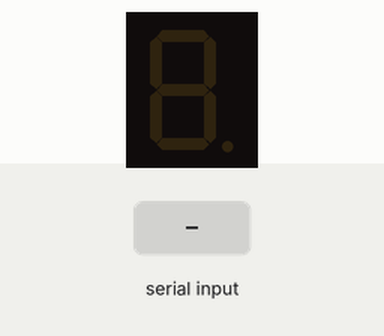
Simulated run of this sketch. Board: Arduino Uno, built with avr-gcc and run on an emulated ATmega328P. Parts: 1-digit seven-segment display. Wiring (inferred from the names in the program): 1-digit 7-segment display, segments lit when HIGH: segments pin 7, pin 8, pin 9, pin 10, pin 11, pin 12, pin 13. The test bench sets the inputs (shaded band). The segment pins are drawn as the display they are named for.

Above: at 1.2 s.
1.3 s: "a" received over Serial
At 2.4 s:
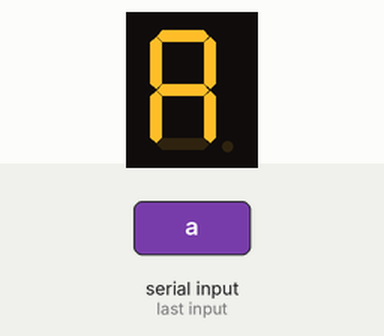
2.8 s: "e" received over Serial
At 3.5 s:
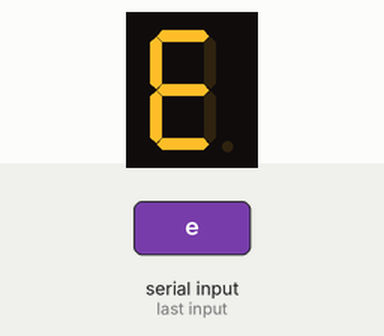
4.3 s: "i" received over Serial
At 4.6 s:
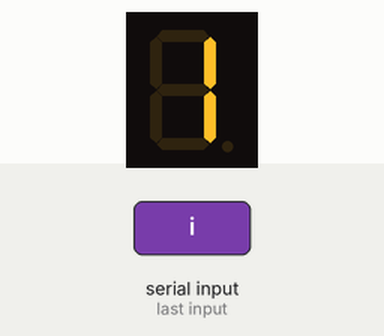
5.8 s: "o" received over Serial
At 7.0 s:
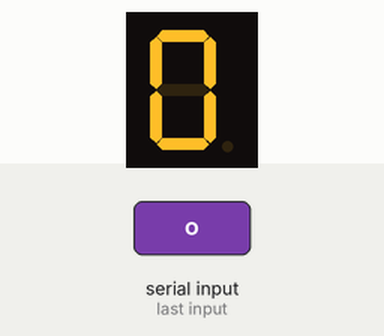
7.3 s: "u" received over Serial
At 8.1 s:
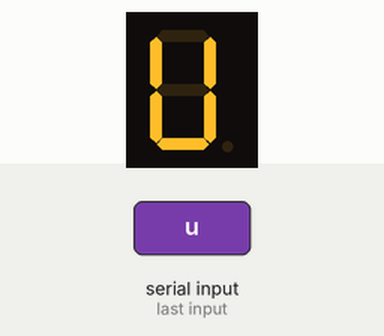
Timing chart, 0 to 9.8 s (numbered marks = the images above; inputs shaded):
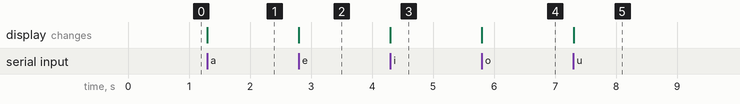

Measured:
- after the input at 1.3 s, the display: changes at once (image 1)
- after the input at 2.8 s, the display: changes at once (image 2)
- after the input at 4.3 s, the display: changes at once (image 3)
- after the input at 5.8 s, the display: changes at once (image 4)
- after the input at 7.3 s, the display: changes at once (image 5)

The sketch:

Ejercicio_2_--_Vocales_en_7_segmentos_con_serial.ino
```cpp
int a = 7;
int b = 8;
int c = 9;
int d = 10;
int e = 11;
int f = 12;
int g = 13;

int i;
int voc;
char dato;

void display(char vocal)
{
  switch(vocal)
  {
    case 'a':
      digitalWrite(a,1);
      digitalWrite(b,1);
      digitalWrite(c,1);
      digitalWrite(d,0);
      digitalWrite(e,1);
      digitalWrite(f,1);
      digitalWrite(g,1);
     break;
    case 'e':
      digitalWrite(a,1);
      digitalWrite(b,0);
      digitalWrite(c,0);
      digitalWrite(d,1);
      digitalWrite(e,1);
      digitalWrite(f,1);
      digitalWrite(g,1);
     break;
     case 'i':
      digitalWrite(a,0);
      digitalWrite(b,1);
      digitalWrite(c,1);
      digitalWrite(d,0);
      digitalWrite(e,0);
      digitalWrite(f,0);
      digitalWrite(g,0);
     break;
     case 'o':
      digitalWrite(a,1);
      digitalWrite(b,1);
      digitalWrite(c,1);
      digitalWrite(d,1);
      digitalWrite(e,1);
      digitalWrite(f,1);
      digitalWrite(g,0);
     break;
     case 'u':
      digitalWrite(a,0);
      digitalWrite(b,1);
      digitalWrite(c,1);
      digitalWrite(d,1);
      digitalWrite(e,1);
      digitalWrite(f,1);
      digitalWrite(g,0);
     break;
  }
}

void setup() {
  Serial.begin(9600);
  for(i=7;i<14;i++)
  {
    pinMode(i,OUTPUT);
  }
}

void loop() {
  if(Serial.available() != 0)
  {
    dato = Serial.read();
    display(dato);
  }
}
```
